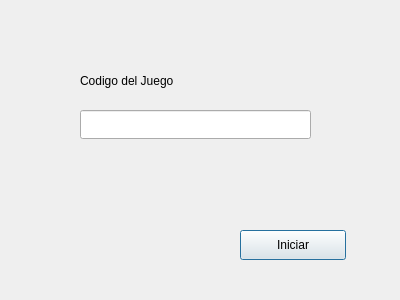
<?xml version="1.0" encoding="UTF-8"?>
<ui version="4.0">
 <class>Ingresar</class>
 <widget class="QDialog" name="Ingresar">
  <property name="geometry">
   <rect>
    <x>0</x>
    <y>0</y>
    <width>400</width>
    <height>300</height>
   </rect>
  </property>
  <property name="windowTitle">
   <string>Dialog</string>
  </property>
  <widget class="QLineEdit" name="lineEdit">
   <property name="geometry">
    <rect>
     <x>80</x>
     <y>110</y>
     <width>231</width>
     <height>29</height>
    </rect>
   </property>
  </widget>
  <widget class="QLabel" name="label">
   <property name="geometry">
    <rect>
     <x>80</x>
     <y>70</y>
     <width>141</width>
     <height>21</height>
    </rect>
   </property>
   <property name="text">
    <string>Codigo del Juego</string>
   </property>
  </widget>
  <widget class="QPushButton" name="pushButton">
   <property name="geometry">
    <rect>
     <x>240</x>
     <y>230</y>
     <width>106</width>
     <height>30</height>
    </rect>
   </property>
   <property name="text">
    <string>Iniciar</string>
   </property>
  </widget>
 </widget>
 <resources/>
 <connections/>
</ui>
